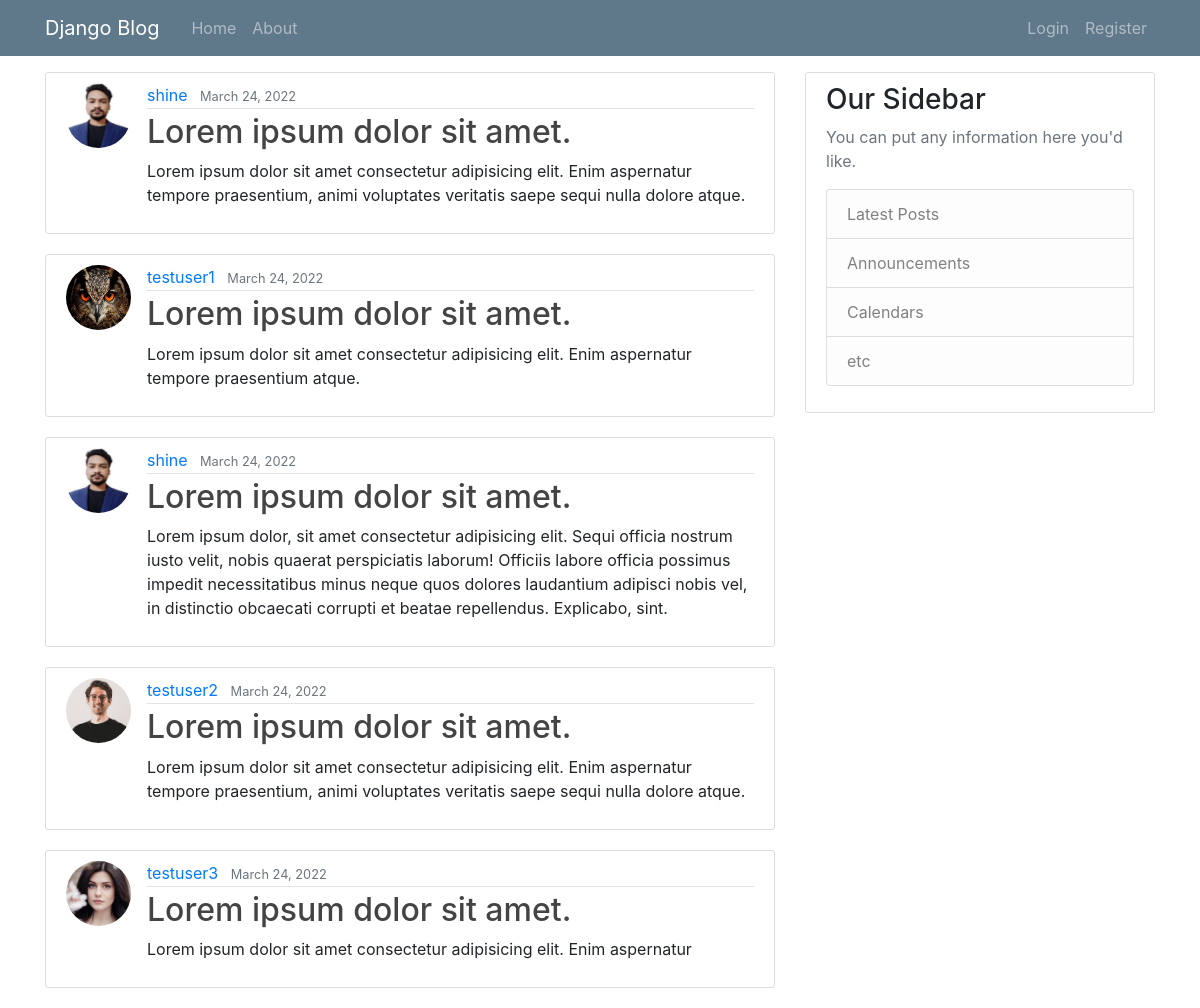
The page / on the database its author committed.
### blog/models.py (models this page shows, shortened)
class Post(models.Model):
    title = models.CharField(max_length=30)
    content = models.TextField()
    date_posted = models.DateTimeField(default=timezone.now)
    author = models.ForeignKey(User, on_delete=models.CASCADE)

### users/models.py (models this page shows, shortened)
class Profile(models.Model):
    user = models.OneToOneField(User, on_delete=models.CASCADE)
    image = models.ImageField(default='profile_pics/default.png', upload_to='profile_pics')

### blog/views.py (the view)
# urls.py: path('', PostListView.as_view(), name='blog-home'),
class PostListView(ListView):
    model = Post
    template_name = 'blog/home.html' # <app>/<model>_<viewtype>.html
    context_object_name = 'posts'
    ordering = ['-date_posted']
    paginate_by = 5

### blog/templates/blog/home.html
{% extends 'blog/base.html' %}
{% block content %}
    {% for post in posts %}
        <article class="media content-section">
            <img class="rounded-circle article-img" src="{{ post.author.profile.image.url }}" alt="">
            <div class="media-body">
            <div class="article-metadata">
                <a class="mr-2" href="#">{{ post.author.username }}</a>
                <small class="text-muted">{{ post.date_posted|date:'F d, Y' }}</small>
            </div>
            <h2><a class="article-title" href="{% url 'post-detail' post.id %}">{{ post.title }}</a></h2>
            <p class="article-content">{{ post.content }}</p>
            </div>
        </article>
    {% endfor %}
{% endblock content %}

### blog/static/blog/main.css (style rules this page uses)
body { background: #fafafa; color: #333333; margin-top: 5rem; }
h1, h2, h3, h4, h5, h6 { color: #444444; }
.content-section { background: #ffffff; padding: 10px 20px; border: 1px solid #dddddd; border-radius: 3px; margin-bottom: 20px; }
.article-title { color: #444444; }
.article-content { white-space: pre-line; }
.article-img { height: 65px; width: 65px; margin-right: 16px; }
.article-metadata { padding-bottom: 1px; margin-bottom: 4px; border-bottom: 1px solid #e3e3e3 }

### rows shown on the page
Post: author.profile.image (picture), author.username "shine", date_posted "March 24, 2022", title "Lorem ipsum dolor sit amet.", content "Lorem ipsum dolor sit amet consectetur adipisicing elit. Enim aspernatur tempore praesentium, animi voluptates veritatis saepe sequi nulla dolore atque."
Post: author.profile.image (picture), author.username "testuser1", date_posted "March 24, 2022", title "Lorem ipsum dolor sit amet.", content "Lorem ipsum dolor sit amet consectetur adipisicing elit. Enim aspernatur tempore praesentium atque."
Post: author.profile.image (picture), author.username "shine", date_posted "March 24, 2022", title "Lorem ipsum dolor sit amet.", content "Lorem ipsum dolor, sit amet consectetur adipisicing elit. Sequi officia nostrum iusto velit, nobis quaerat perspiciatis laborum! Officiis labore officia possimus impedit necessitatibus minus neque quos dolores laudantium adipisci nobis vel, in distinctio obcaecati corrupti et beatae repellendus. Explicabo, sint."
Post: author.profile.image (picture), author.username "testuser2", date_posted "March 24, 2022", title "Lorem ipsum dolor sit amet.", content "Lorem ipsum dolor sit amet consectetur adipisicing elit. Enim aspernatur tempore praesentium, animi voluptates veritatis saepe sequi nulla dolore atque."
Post: author.profile.image (picture), author.username "testuser3", date_posted "March 24, 2022", title "Lorem ipsum dolor sit amet.", content "Lorem ipsum dolor sit amet consectetur adipisicing elit. Enim aspernatur"
